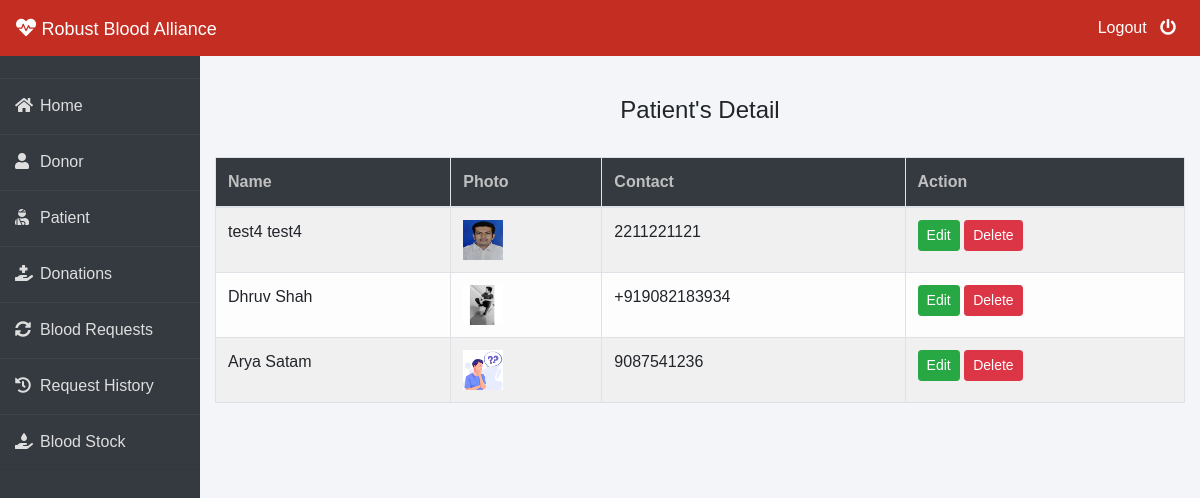
The page /admin-patient (signed in) on the database its author committed.
### patient/models.py (models this page shows, shortened)
class Patient(models.Model):
    user=models.OneToOneField(User,on_delete=models.CASCADE)
    profile_pic= models.ImageField(upload_to='static/profile_pic/Patient/',null=True,blank=True)
    bloodgroup=models.CharField(max_length=10)
    disease=models.CharField(max_length=100)
    doctorname=models.CharField(max_length=50)
    address = models.CharField(max_length=40)
    mobile = models.CharField(max_length=20,null=False)
    certificate = models.ImageField(upload_to='static/profile_pic/Certificate/', null=True, blank=False)
    @property
    def get_name(self):
        return self.user.first_name+" "+self.user.last_name

### blood/views.py (the view)
# urls.py: path('admin-patient', views.admin_patient_view,name='admin-patient'),
@login_required(login_url='adminlogin')
def admin_patient_view(request):
    patients = pmodels.Patient.objects.all()
    return render(request, 'blood/admin_patient.html', {'patients': patients})

### templates/blood/admin_patient.html
{% extends 'blood/adminbase.html' %}
{% block content %}
{% load widget_tweaks %}
{%load static%}
<br><br>
<div class="container">
    <H4 class="text-center">Patient's Detail</H4><br>
    <table class="table table-light table-hover table-bordered table-striped">
        <thead class="bg-dark">
            <tr>
                <th scope="col" style="color: rgb(192, 192, 192);">Name</th>
                <th scope="col" style="color: rgb(192, 192, 192);">Photo</th>
                <th scope="col" style="color: rgb(192, 192, 192);">Contact</th>
                <th style="color: rgb(192, 192, 192);">Action</th>
            </tr>
        </thead>
        <tbody>
            {% for t in patients %}
            <tr>
                <td> {{t.get_name}}</td>
                <td> <img src="{% static t.profile_pic.url %}" alt="Profile Pic" height="40px" width="40px" /></td>
                <td>{{t.mobile}}</td>
                <td>
                    <button class="btn btn-success btn-sm"><a  style="text-decoration: none;color: white;" href="{% url 'update-patient' t.id  %}">Edit</a> </button>
                    <button class="btn btn-danger btn-sm"><a  style="text-decoration: none;color: white;" href="{% url 'delete-patient' t.id  %}">Delete</a> </button>
                </td>
            </tr>
            {% endfor %}
        </tbody>
    </table>
</div>
{% endblock content %}

### templates/blood/adminbase.html (style rules this page uses)
* { margin: 0; padding: 0; box-sizing: border-box; list-style: none; text-decoration: none; font-family: 'Josefin Sans', sans-serif; }
body { background-color: #f3f5f9; }

### rows shown on the page
Patient: get_name "test4 test4", profile_pic (picture), mobile "2211221121"
Patient: get_name "Dhruv Shah", profile_pic (picture), mobile "+919082183934"
Patient: get_name "Arya Satam", profile_pic (picture), mobile "9087541236"
